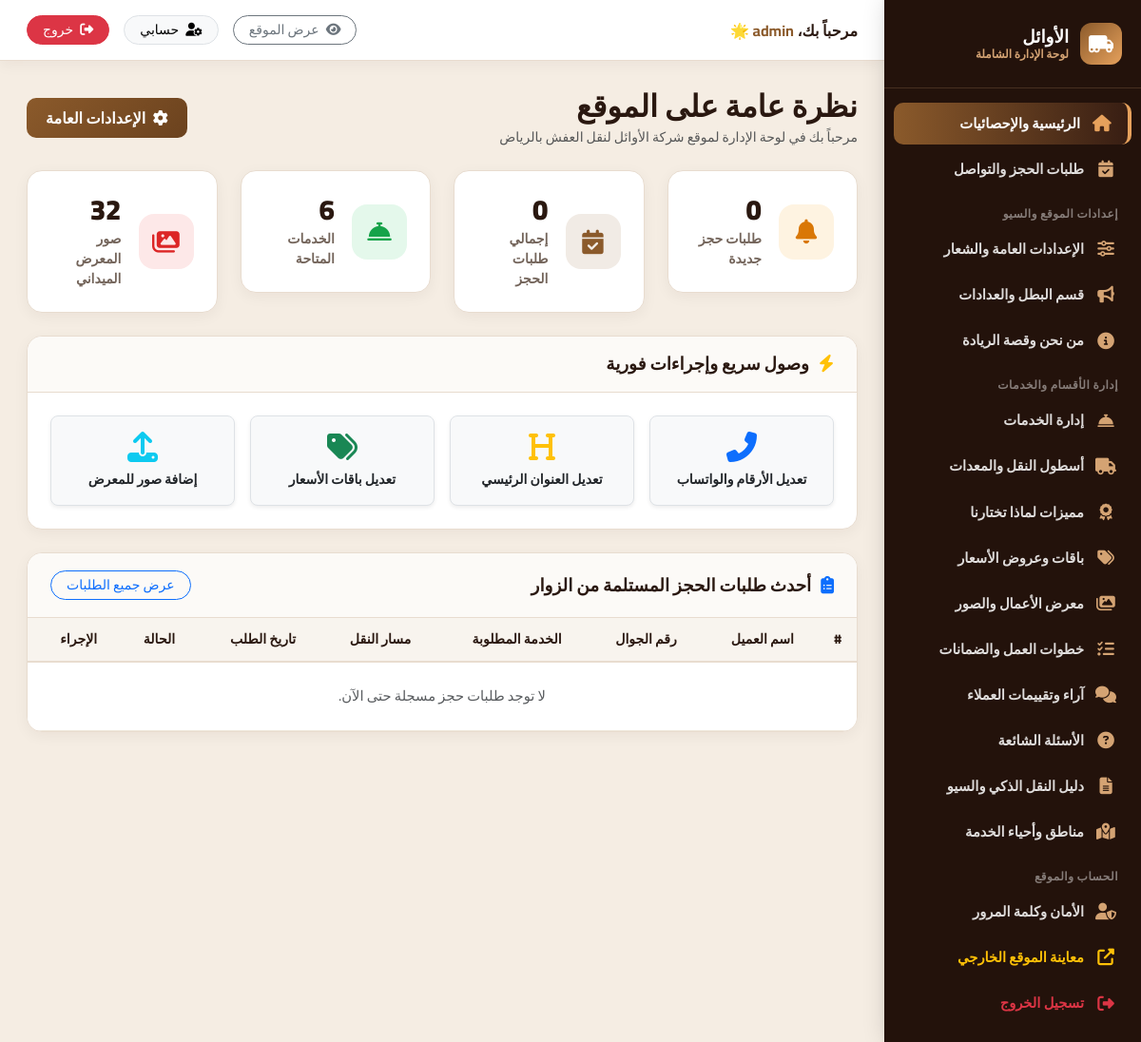
/admin/index.php (signed in), run on an earlier commit of the app's database.
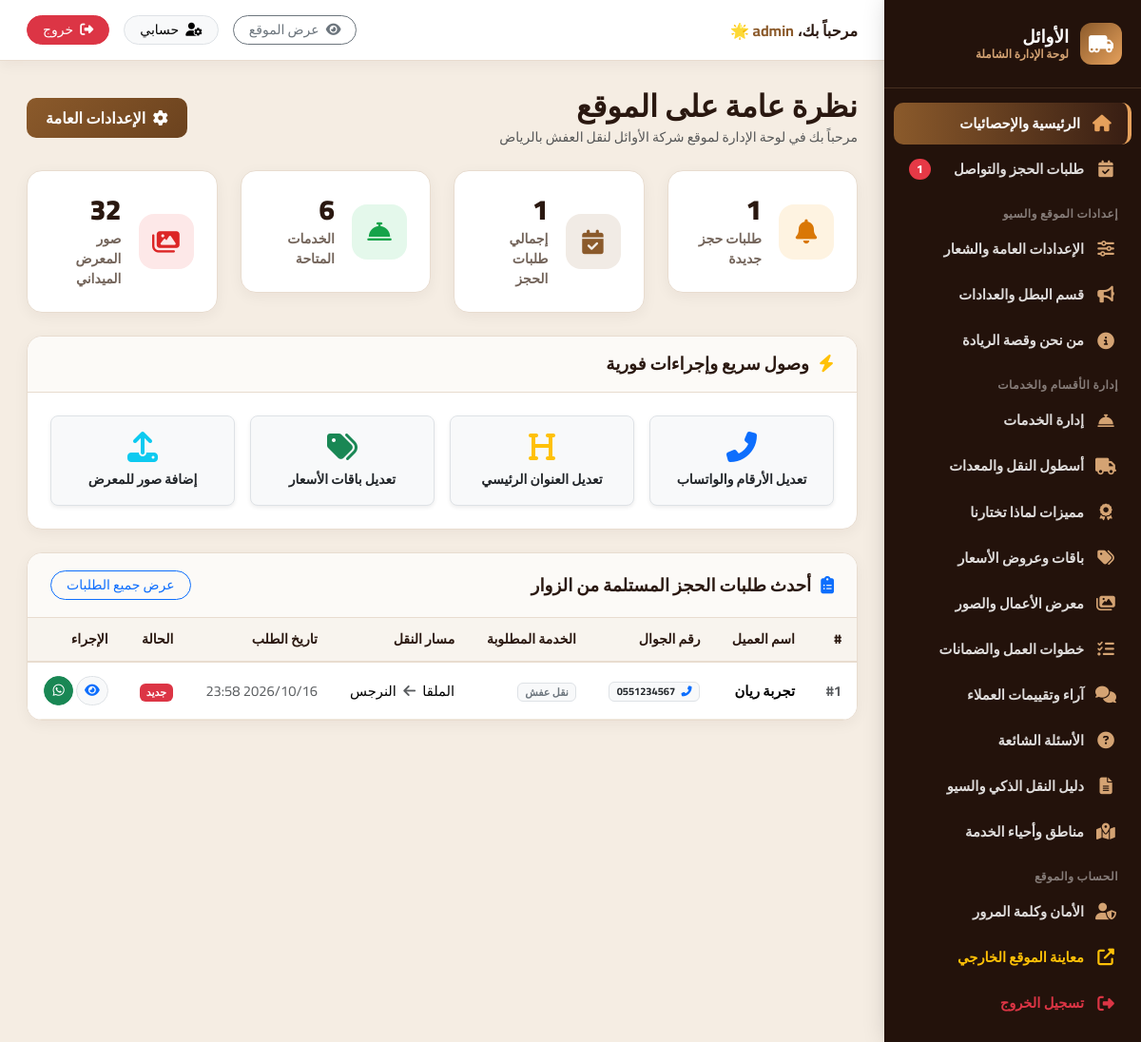
And on a later commit of the database.
### tables this page shows
CREATE TABLE bookings (
  id INTEGER PRIMARY KEY AUTOINCREMENT,
  client_name TEXT NOT NULL,
  phone TEXT NOT NULL,
  service_type TEXT,
  moving_date TEXT,
  from_area TEXT,
  to_area TEXT,
  details TEXT,
  status TEXT DEFAULT 'new',
  created_at DATETIME DEFAULT CURRENT_TIMESTAMP
);

### includes/functions.php (called while the page is built, shortened)
<?php
function get_all_settings() {
    return $GLOBALS['_cached_settings'];
}
function get_setting($key, $default = '') {
    $settings = get_all_settings();
    return isset($settings[$key]) && $settings[$key] !== '' ? $settings[$key] : $default;
}
function format_whatsapp_link($phone, $message = '') {
    $clean = preg_replace('/[^0-9]/', '', (string)$phone);
    if (strpos($clean, '05') === 0) {
        $clean = '966' . substr($clean, 1);
    } elseif (strpos($clean, '5') === 0 && strlen($clean) == 9) {
        $clean = '966' . $clean;
    }
    $url = "https://wa.me/" . $clean;
    if (!empty($message)) {
        $url .= "?text=" . urlencode($message);
    }
    return $url;
}

### admin/index.php (the view, shortened to what the changed rows need)
<?php
require_once __DIR__ . '/includes/admin_header.php';
try {
    $total_bookings = (int)$pdo->query("SELECT COUNT(*) FROM bookings")->fetchColumn();
    $new_bookings   = (int)$pdo->query("SELECT COUNT(*) FROM bookings WHERE status = 'new'")->fetchColumn();
    $stmt = $pdo->query("SELECT * FROM bookings ORDER BY id DESC LIMIT 8");
    $recent_bookings = $stmt->fetchAll();
} catch (Exception $e) {
    $total_bookings = $new_bookings = $total_services = $total_gallery = 0;
    $recent_bookings = [];
}
?>
<div class="d-flex align-items-center justify-content-between mb-4">
  <div>
    <h2 class="fw-bold mb-1" style="color:var(--text-dark);">نظرة عامة على الموقع</h2>
  </div>
</div>
<div class="row g-4 mb-4">
  <div class="col-xl-3 col-sm-6">
    <div class="stat-card">
      <div class="stat-info">
        <h3><?= $new_bookings ?></h3>
        <p>طلبات حجز جديدة</p>
      </div>
    </div>
  </div>
  <div class="col-xl-3 col-sm-6">
    <div class="stat-card">
      <div class="stat-info">
        <h3><?= $total_bookings ?></h3>
        <p>إجمالي طلبات الحجز</p>
      </div>
    </div>
  </div>
</div>
<div class="content-card">
  <div class="content-card-body p-0">
    <div class="table-responsive">
      <table class="table table-hover align-middle mb-0">
        <thead>
          <tr>
            <th>#</th>
            <th>اسم العميل</th>
            <th>رقم الجوال</th>
            <th>الخدمة المطلوبة</th>
            <th>مسار النقل</th>
            <th>تاريخ الطلب</th>
            <th>الحالة</th>
            <th>الإجراء</th>
          </tr>
        </thead>
        <tbody>
          <?php if (empty($recent_bookings)): ?>
            <tr>
              <td colspan="8" class="text-center py-4 text-muted">لا توجد طلبات حجز مسجلة حتى الآن.</td>
            </tr>
          <?php else: ?>
            <?php foreach ($recent_bookings as $b):
              $status_map = [
                'new'       => ['text' => 'جديد', 'class' => 'bg-danger'],
                'contacted' => ['text' => 'تم التواصل', 'class' => 'bg-warning text-dark'],
                'completed' => ['text' => 'مكتمل', 'class' => 'bg-success'],
                'cancelled' => ['text' => 'ملغي', 'class' => 'bg-secondary']
              ];
              $st = $status_map[$b['status']] ?? ['text' => $b['status'], 'class' => 'bg-info'];
            ?>
            <tr>
              <td><span class="fw-bold text-muted">#<?= $b['id'] ?></span></td>
              <td class="fw-bold"><?= htmlspecialchars($b['client_name']) ?></td>
              <td>
                <a href="tel:<?= htmlspecialchars($b['phone']) ?>" class="badge bg-light text-dark border text-decoration-none px-2 py-1">
                  <i class="fas fa-phone-alt text-primary me-1"></i> <?= htmlspecialchars($b['phone']) ?>
                </a>
              </td>
              <td><span class="badge bg-light text-secondary border"><?= htmlspecialchars($b['service_type'] ?: 'نقل عام') ?></span></td>
              <td class="small">
                <?= htmlspecialchars($b['from_area'] ?: '—') ?>
                <i class="fas fa-arrow-left text-muted mx-1"></i>
                <?= htmlspecialchars($b['to_area'] ?: '—') ?>
              </td>
              <td class="small text-muted"><?= date('Y/m/d H:i', strtotime($b['created_at'])) ?></td>
              <td><span class="badge <?= $st['class'] ?>"><?= $st['text'] ?></span></td>
              <td>
                <a href="bookings.php?edit_id=<?= $b['id'] ?>" class="btn btn-sm btn-light border rounded-pill px-2" title="تفاصيل">
                  <i class="fas fa-eye text-primary"></i>
                </a>
                <a href="<?= htmlspecialchars(format_whatsapp_link($b['phone'], 'مرحباً ' . $b['client_name'] . '، تواصل معك بخصوص طلبك لنقل العفش من ' . $site_short_name)) ?>" class="btn btn-sm btn-success rounded-pill px-2" target="_blank" title="واتساب">
                  <i class="fab fa-whatsapp"></i>
                </a>
              </td>
            </tr>
            <?php endforeach; ?>
          <?php endif; ?>
        </tbody>
      </table>
    </div>
  </div>
</div>
<?php require_once __DIR__ . '/includes/admin_footer.php'; ?>

### admin/includes/admin_header.php (shortened to what the changed rows need)
<?php
require_once __DIR__ . '/../../includes/functions.php';
$current_page = basename($_SERVER['PHP_SELF']);
try {
    $new_bookings_count = (int)$pdo->query("SELECT COUNT(*) FROM bookings WHERE status = 'new'")->fetchColumn();
} catch (Exception $e) {
    $new_bookings_count = 0;
}
$site_short_name = get_setting('site_short_name', 'الأوائل');
?>
<!DOCTYPE html>
<html lang="ar" dir="rtl">
<head>
  <link rel="stylesheet" href="https://cdn.jsdelivr.net/npm/bootstrap@5.3.2/dist/css/bootstrap.rtl.min.css">
  <link rel="stylesheet" href="https://cdnjs.cloudflare.com/ajax/libs/font-awesome/6.5.1/css/all.min.css">
  <link rel="stylesheet" href="/admin/assets/css/admin.css">
</head>
<body>
<div class="admin-wrapper">
  <aside class="admin-sidebar">
    <ul class="sidebar-menu">
      <li>
        <a href="bookings.php" class="sidebar-link <?= $current_page == 'bookings.php' ? 'active' : '' ?>">
          <i class="fas fa-calendar-check"></i> طلبات الحجز والتواصل
          <?php if ($new_bookings_count > 0): ?>
            <span class="sidebar-badge"><?= $new_bookings_count ?></span>
          <?php endif; ?>
        </a>
      </li>
    </ul>
  </aside>
  <div class="admin-main">
    <main class="admin-content">

What changed in the data, as far as the page shows it:
added bookings: id "1", client_name "تجربة ريان", phone "0551234567", service_type "نقل عفش", from_area "الملقا", to_area "النرجس", created_at "2026/10/16 23:58", status "جديد"
Also different on the page:
$new_bookings_count: (not shown) → "1"
$new_bookings: "0" → "1"
$total_bookings: "0" → "1"
text no longer shown: "لا توجد طلبات حجز مسجلة حتى الآن."
